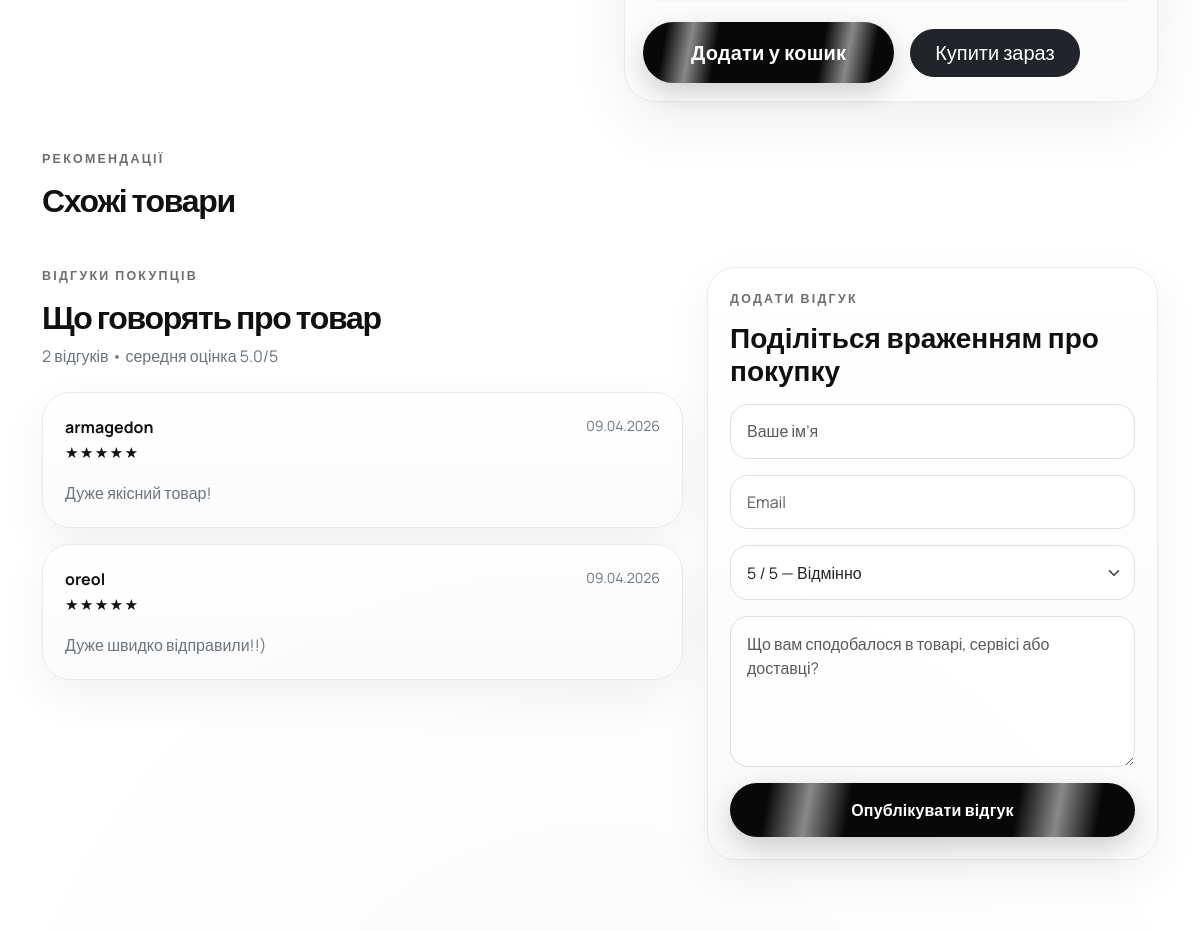
The page /product/bezdrotova-shvydka-zaryadka-volt-x (middle part) on the database as committed earlier.
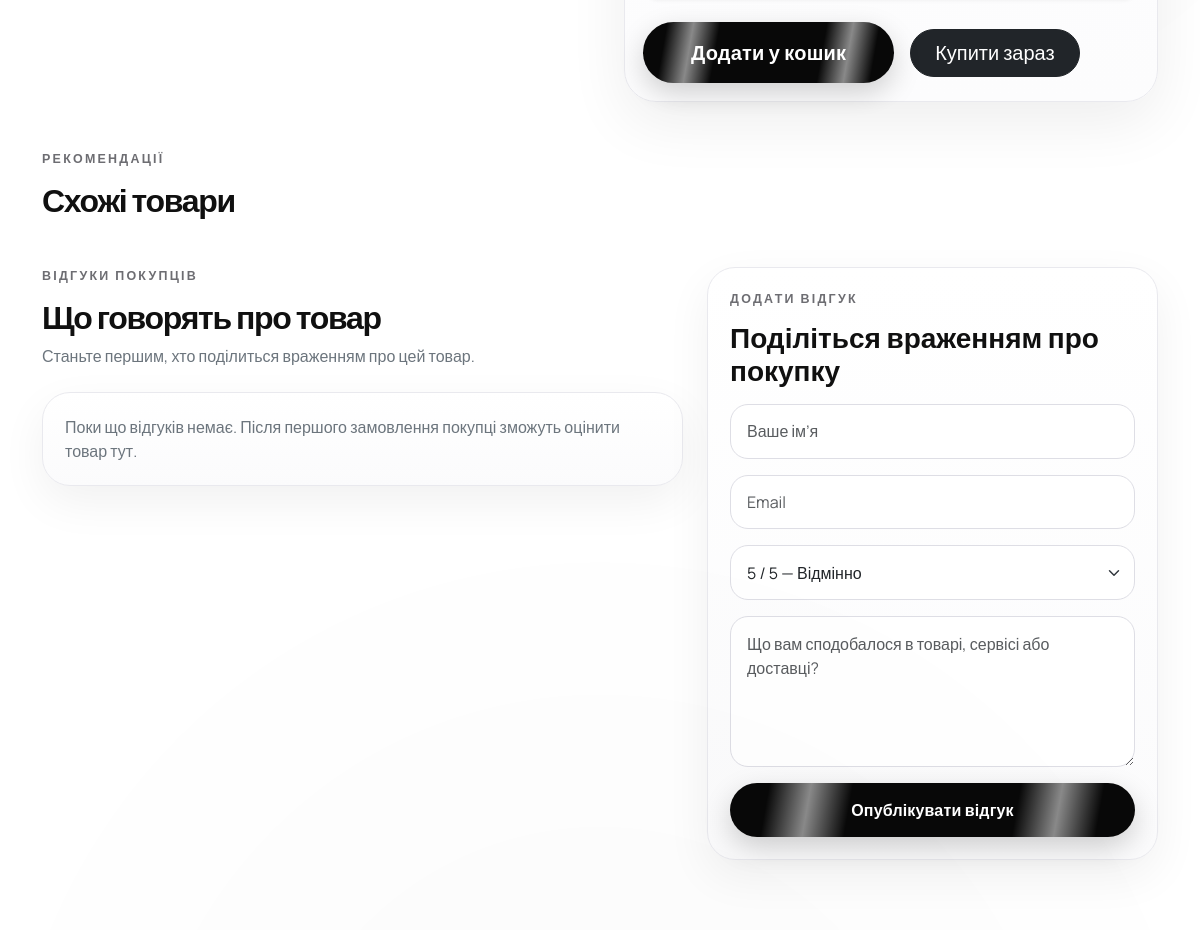
The same page on the database as committed later.
### app.py (models this page shows)
class ProductReview(db.Model):
    id = db.Column(db.Integer, primary_key=True)
    product_id = db.Column(db.Integer, db.ForeignKey("product.id"), nullable=False)
    user_id = db.Column(db.Integer, db.ForeignKey("user.id"), nullable=True)
    author_name = db.Column(db.String(180), nullable=False)
    email = db.Column(db.String(180), nullable=True)
    rating = db.Column(db.Integer, nullable=False, default=5)
    comment = db.Column(db.Text, nullable=False)
    is_approved = db.Column(db.Boolean, default=True)
    created_at = db.Column(db.DateTime, default=datetime.utcnow)

### app.py (the view)
    @app.route("/product/<slug>")
    def product_detail(slug):
        product = Product.query.filter_by(slug=slug, is_active=True).first_or_404()
        related = Product.query.filter(
            Product.category_id == product.category_id,
            Product.id != product.id,
            Product.is_active == True,
        ).limit(4).all()
        reviews = ProductReview.query.filter_by(product_id=product.id, is_approved=True).order_by(ProductReview.created_at.desc()).all()
        rating_avg = None
        if reviews:
            rating_avg = round(sum(review.rating for review in reviews) / len(reviews), 1)
        return render_template(
            "product_detail.html",
            product=product,
            related=related,
            reviews=reviews,
            rating_avg=rating_avg,
        )

### app.py (called while the page is built)
def get_setting(key, default=""):
    item = Setting.query.filter_by(key=key).first()
    return item.value if item and item.value is not None else default

### templates/product_detail.html (shortened to what this page needs)
{% extends 'base.html' %}
{% block content %}
<section class="py-5 product-page-section">
  <div class="container">
    <div class="row g-5 align-items-start">
      <div class="col-lg-6">
        <div class="product-summary-card">
          <div class="d-grid d-sm-flex gap-3 align-items-center">
            <form method="post" action="{{ url_for('cart_add', product_id=product.id) }}">
              <button class="btn btn-electric btn-lg px-5">Додати у кошик</button>
            </form>
            <form method="post" action="{{ url_for('cart_add', product_id=product.id) }}">
              <button class="btn btn-dark rounded-pill btn-lg px-4">Купити зараз</button>
            </form>
          </div>
        </div>
      </div>
    </div>
  </div>
</section>
<section class="pb-5">
  <div class="container">
    <div class="section-head mb-4">
      <div class="eyebrow">Рекомендації</div>
      <h2 class="fw-bold">Схожі товари</h2>
    </div>
  </div>
</section>
<section class="pb-5" id="reviews">
  <div class="container">
    <div class="row g-4">
      <div class="col-lg-7">
        <div class="section-head mb-4">
          <div class="eyebrow">Відгуки покупців</div>
          <h2 class="fw-bold mb-2">Що говорять про товар</h2>
          <div class="text-secondary">{% if reviews %}{{ reviews|length }} відгуків{% if rating_avg %} • середня оцінка {{ rating_avg }}/5{% endif %}{% else %}Станьте першим, хто поділиться враженням про цей товар.{% endif %}</div>
        </div>
        <div class="review-list d-grid gap-3">
          {% for review in reviews %}
          <div class="review-card">
            <div class="d-flex justify-content-between align-items-start gap-3 flex-wrap">
              <div>
                <div class="fw-bold">{{ review.author_name }}</div>
                <div class="review-stars">{% for _ in range(review.rating) %}★{% endfor %}{% for _ in range(5-review.rating) %}<span class="text-muted">★</span>{% endfor %}</div>
              </div>
              <div class="small text-secondary">{{ review.created_at.strftime('%d.%m.%Y') }}</div>
            </div>
            <p class="mb-0 mt-3 text-secondary">{{ review.comment }}</p>
          </div>
          {% else %}
          <div class="review-card text-secondary">Поки що відгуків немає. Після першого замовлення покупці зможуть оцінити товар тут.</div>
          {% endfor %}
        </div>
      </div>
      <div class="col-lg-5">
        <div class="review-form-card">
          <div class="eyebrow">Додати відгук</div>
          <h3 class="fw-bold mb-3">Поділіться враженням про покупку</h3>
          <form method="post" action="{{ url_for('product_review_submit', slug=product.slug) }}">
            <input class="form-control mb-3" name="author_name" placeholder="Ваше ім’я" value="{{ current_user.full_name if current_user.is_authenticated and not current_user.is_admin else '' }}" required>
            <input class="form-control mb-3" type="email" name="email" placeholder="Email" value="{{ current_user.email if current_user.is_authenticated and not current_user.is_admin else '' }}">
            <select class="form-select mb-3" name="rating">
              <option value="5">5 / 5 — Відмінно</option>
            </select>
            <textarea class="form-control mb-3" name="comment" rows="5" placeholder="Що вам сподобалося в товарі, сервісі або доставці?" required></textarea>
            <button class="btn btn-electric w-100">Опублікувати відгук</button>
          </form>
        </div>
      </div>
    </div>
  </div>
</section>
{% endblock %}

Rows that differ between the two databases and show on the page:
removed ProductReview: author_name "armagedon", rating 5 (drawn), created_at "09.04.2026", comment "Дуже якісний товар!"
removed ProductReview: author_name "oreol", rating 5 (drawn), created_at "09.04.2026", comment "Дуже швидко відправили!!)"
Other text that changed with them:
{{ reviews|length }}: "2" → (not shown)
{{ rating_avg }}: "5.0" → (not shown)
text no longer shown: "відгуків • середня оцінка /5"
text now shown: "Станьте першим, хто поділиться враженням про цей товар. Поки що відгуків немає. Після першого замовлення покупці зможуть оцінити товар тут."
